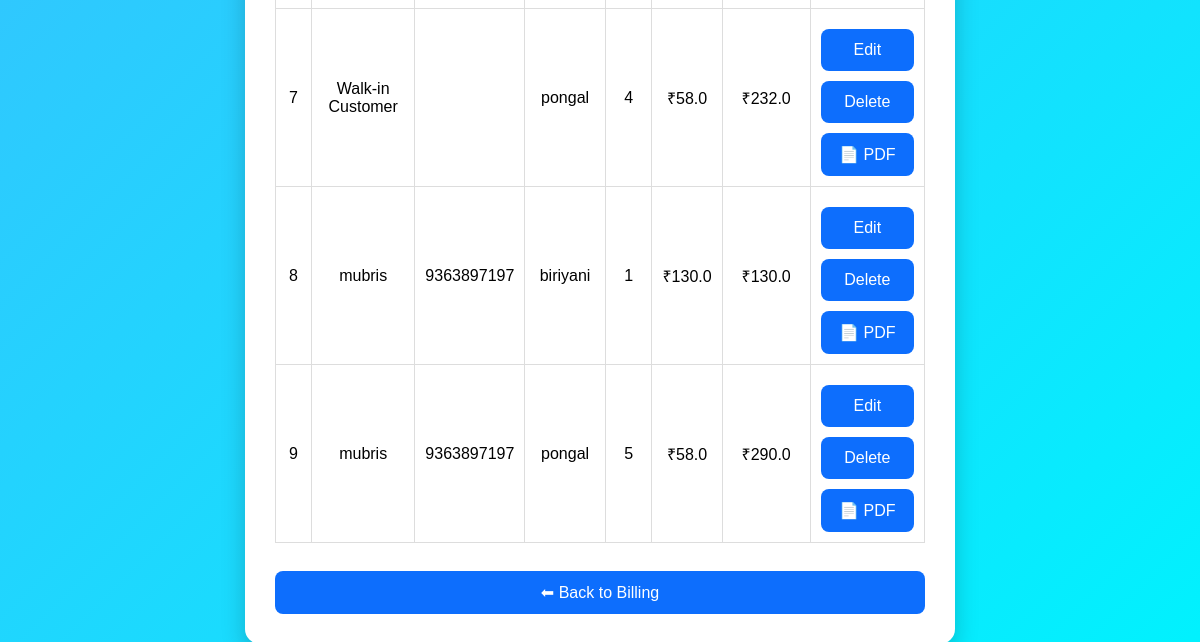
Before: /history (lower part) with the older database file.
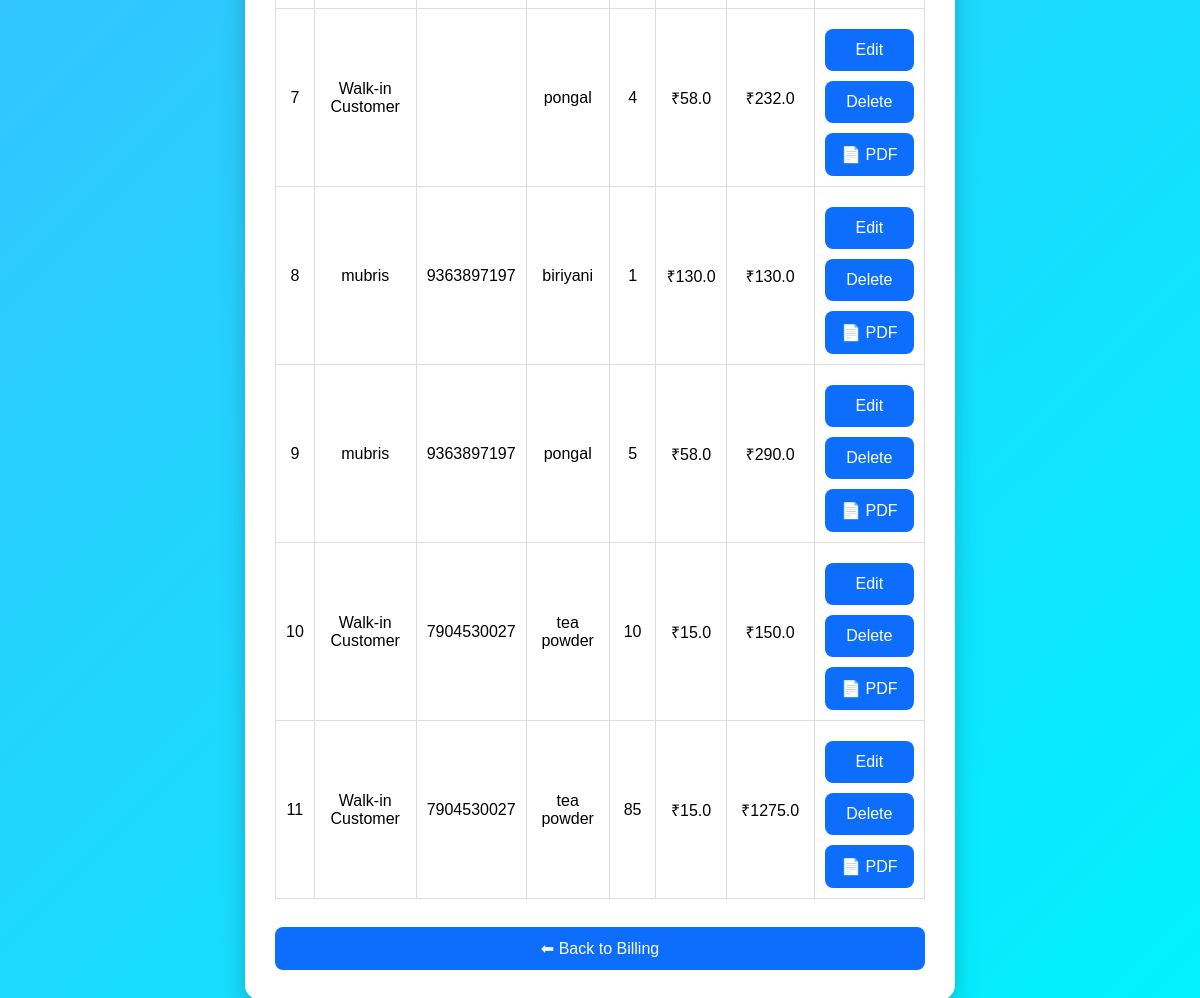
After: the same page with the newer database file.
### app.py (models this page shows)
class Bill(db.Model):
    id = db.Column(db.Integer, primary_key=True)
    customer_name = db.Column(db.String(100))
    mobile = db.Column(db.String(20))
    product = db.Column(db.String(100))
    quantity = db.Column(db.Integer)
    price = db.Column(db.Float)
    total = db.Column(db.Float)

### app.py (the view)
@app.route("/history")
def history():
    bills = Bill.query.all()
    return render_template("history.html", bills=bills)

### templates/history.html (shortened to what this page needs)
<!DOCTYPE html>
<html>
<head>
    <link rel="stylesheet" href="{{ url_for('static', filename='style.css') }}">
</head>
<body>
<div class="container">
<table>
    {% for bill in bills %}
    <tr>
        <td>{{ bill.id }}</td>
        <td>{{ bill.customer_name }}</td>
        <td>{{ bill.mobile }}</td>
        <td>{{ bill.product }}</td>
        <td>{{ bill.quantity }}</td>
        <td>₹{{ bill.price }}</td>
        <td>₹{{ bill.total }}</td>
       <td>
    <a href="/edit/{{ bill.id }}">
        <button>Edit</button>
    </a>
    <a href="/delete/{{ bill.id }}"
       onclick="return confirm('Delete this bill?')">
        <button>Delete</button>
    </a>
    <a href="/download_bill/{{ bill.id }}">
        <button>📄 PDF</button>
    </a>
</td>
    </tr>
    {% endfor %}
</table>
<br>
<a href="/">
    <button type="button">⬅ Back to Billing</button>
</a>
</div>
</body>
</html>

Changed rows visible on the page:
added Bill: id "10", customer_name "Walk-in Customer", mobile "7904530027", product "tea powder", quantity "10", price "15.0", total "150.0"
added Bill: id "11", customer_name "Walk-in Customer", mobile "7904530027", product "tea powder", quantity "85", price "15.0", total "1275.0"
